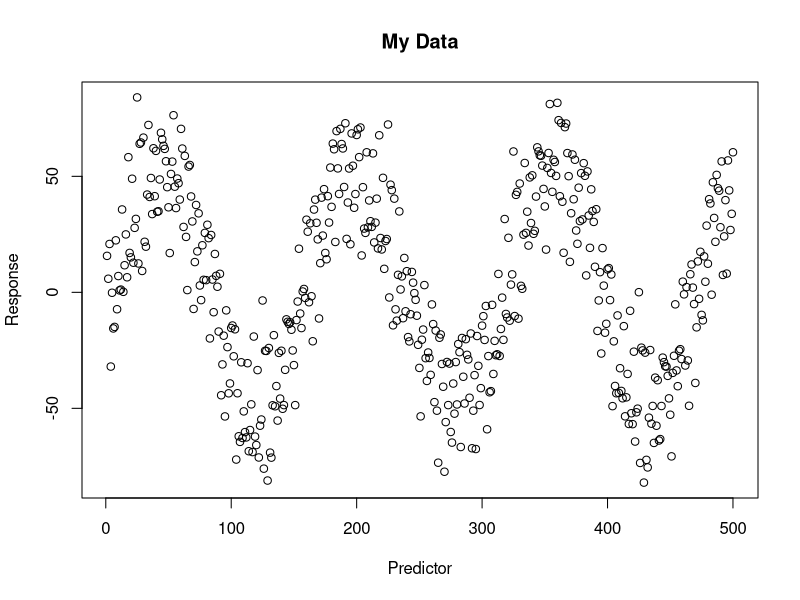
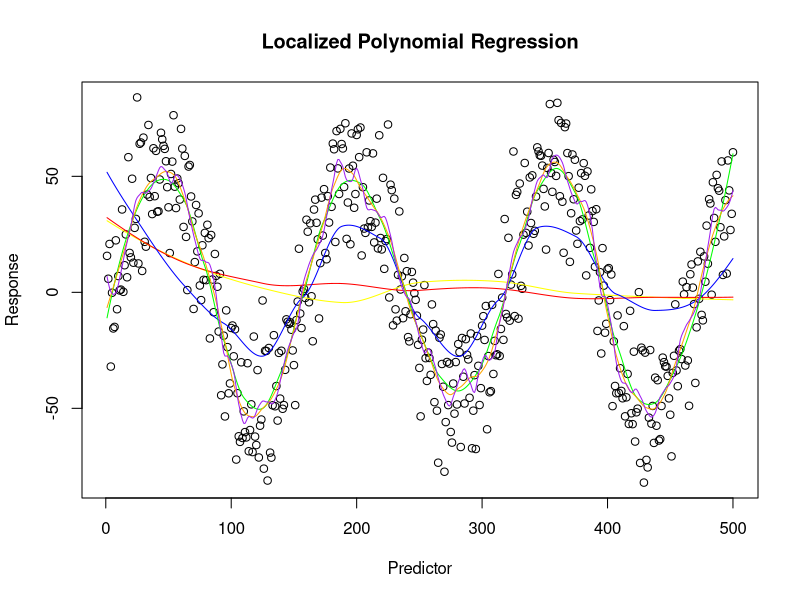
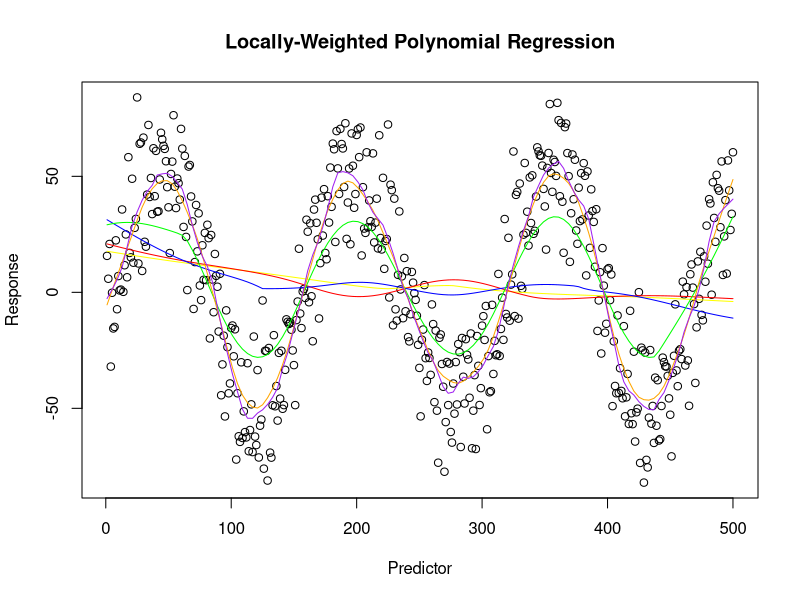
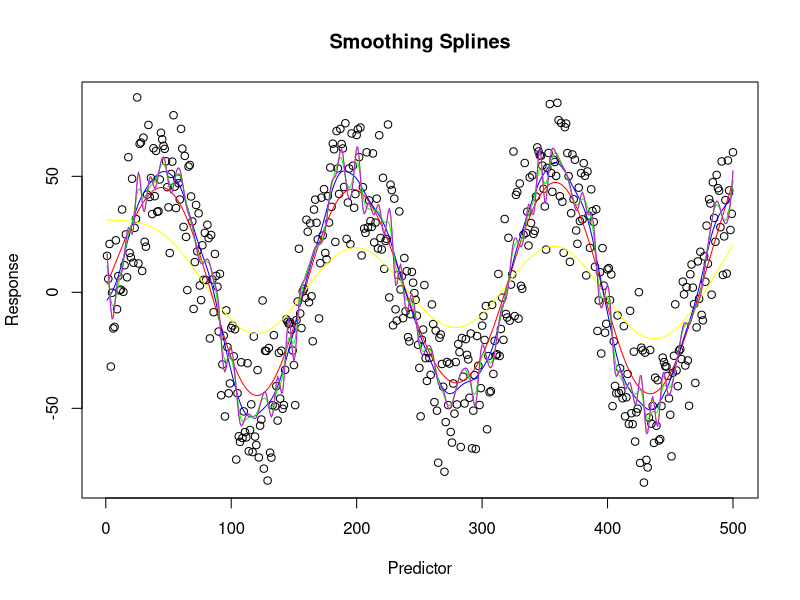
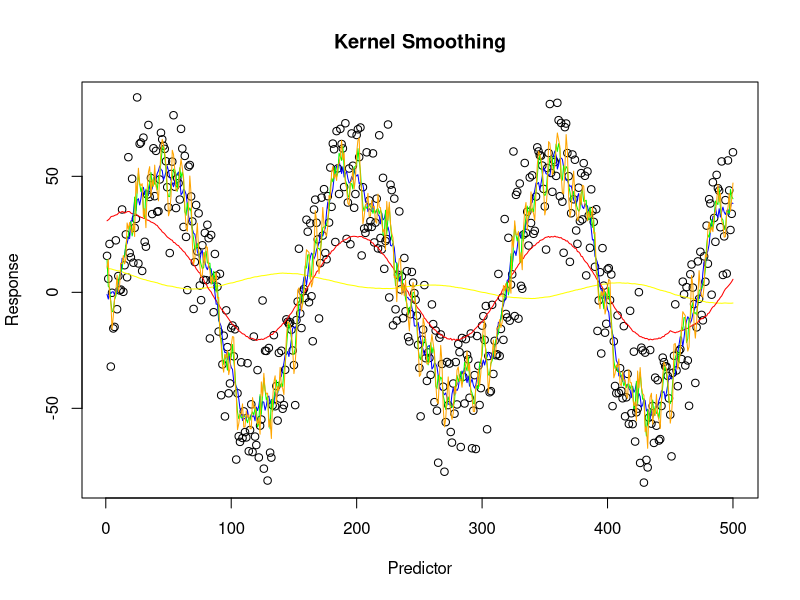
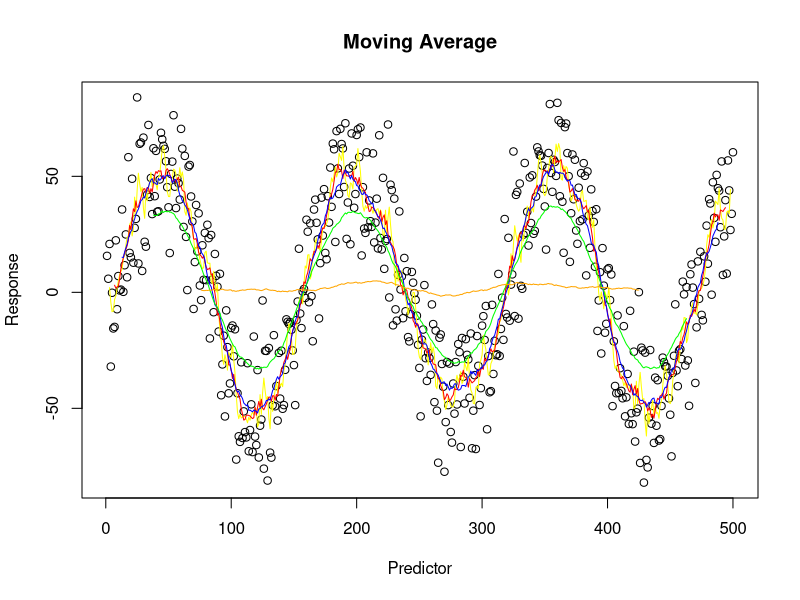

Recreate these plots in R, in order. (Note: this script raises an error after producing the figures.)

# Curve Smoothing
# By David Moore
# 8-5-2019

my_data <- data.frame(predictor = seq_len(500), response = (50 * sin(1:500 / 25 + 25) + rnorm(100, 5, 20)))
plot(my_data$response ~ my_data$predictor, main = "My Data", ylab = "Response", xlab = "Predictor")

########## Local Polynomial Regression ##########

# Since we are performing regression analysis and not calculating moving averages,
# equally-spaced observations are not a requirement.

# The 'span' argument is used to set the degree of smoothing. A higher 'span' value
# means a smoother curve. 'span' can be between 0 and 1.

?loess

span_0.9 <- loess(my_data$response ~ my_data$predictor, span = 0.9)
span_0.75 <- loess(my_data$response ~ my_data$predictor)
span_0.5 <- loess(my_data$response ~ my_data$predictor, span = 0.5)
span_0.25 <- loess(my_data$response ~ my_data$predictor, span = 0.25)
span_0.1 <- loess(my_data$response ~ my_data$predictor, span = 0.1)
span_0.05 <- loess(my_data$response ~ my_data$predictor, span = 0.05)
span_0.025 <- loess(my_data$response ~ my_data$predictor, span = 0.025)

# The default for this function is to use 2nd-degree polynomials, but you can
# specify otherwise using the 'degree = ' argument.

plot(my_data$response ~ my_data$predictor, main = "Localized Polynomial Regression", ylab = "Response", xlab = "Predictor")

lines(span_0.9$fitted ~ span_0.9$x, col = "yellow")
lines(span_0.75$fitted ~ span_0.75$x, col = "red")
lines(span_0.5$fitted ~ span_0.5$x, col = "blue")
lines(span_0.25$fitted ~ span_0.25$x, col = "green")
lines(span_0.1$fitted ~ span_0.1$x, col = "orange")
lines(span_0.05$fitted ~ span_0.05$x, col = "purple")

########## Locally-Weighted Polynomial Regression ##########

# Since we are performing regression analysis and not calculating moving averages,
# equally-spaced observations are not a requirement

span_0.9 <- lowess(my_data$response ~ my_data$predictor, f = 0.9)
span_0.67 <- lowess(my_data$response ~ my_data$predictor)
span_0.5 <- lowess(my_data$response ~ my_data$predictor, f = 0.5)
span_0.25 <- lowess(my_data$response ~ my_data$predictor, f = 0.25)
span_0.1 <- lowess(my_data$response ~ my_data$predictor, f = 0.1)
span_0.05 <- lowess(my_data$response ~ my_data$predictor, f = 0.05)

plot(my_data$response ~ my_data$predictor, main = "Locally-Weighted Polynomial Regression", ylab = "Response", xlab = "Predictor")

lines(span_0.9$y ~ span_0.9$x, col = "yellow")
lines(span_0.67$y ~ span_0.67$x, col = "red")
lines(span_0.5$y ~ span_0.5$x, col = "blue")
lines(span_0.25$y ~ span_0.25$x, col = "green")
lines(span_0.1$y ~ span_0.1$x, col = "orange")
lines(span_0.05$y ~ span_0.05$x, col = "purple")

########## Smoothing Splines ##########

# Since we are performing regression analysis and not calculating moving averages,
# equally-spaced observations are not a requirement.

# This function uses cubic curves to fit the data.

# This function works in such a way that the first and second derivatives ot the
# fitted curves are always defined. This could be important if you have to deal
# with derivatives or slopes of your fitted curves.

# The 'spar' argument can be between 0 and 1 and is the smoothing parameter.

spar_0.9 <- smooth.spline(my_data$response ~ my_data$predictor, spar = 0.9)
spar_0.75 <- smooth.spline(my_data$response ~ my_data$predictor, spar = 0.75)
spar_0.5 <- smooth.spline(my_data$response ~ my_data$predictor, spar = 0.5)
spar_0.25 <- smooth.spline(my_data$response ~ my_data$predictor, spar = 0.25)
spar_0.1 <- smooth.spline(my_data$response ~ my_data$predictor, spar = 0.1)
spar_0.05 <- smooth.spline(my_data$response ~ my_data$predictor, spar = 0.05)

plot(my_data$response ~ my_data$predictor, main = "Smoothing Splines", ylab = "Response", xlab = "Predictor")

lines(spar_0.9$y ~ spar_0.9$x, col = "yellow")
lines(spar_0.75$y ~ spar_0.75$x, col = "red")
lines(spar_0.5$y ~ spar_0.5$x, col = "blue")
lines(spar_0.25$y ~ spar_0.25$x, col = "green")
lines(spar_0.1$y ~ spar_0.1$x, col = "orange")
lines(spar_0.05$y ~ spar_0.05$x, col = "purple")

########## Kernel Smoothing ##########

# Kernel smoothing requires equally-spaced data points.

bandwidth_500 <- ksmooth(my_data$predictor, my_data$response, bandwidth = 500)
bandwidth_100 <- ksmooth(my_data$predictor, my_data$response, bandwidth = 100)
bandwidth_10 <- ksmooth(my_data$predictor, my_data$response, bandwidth = 10)
bandwidth_5 <- ksmooth(my_data$predictor, my_data$response, bandwidth = 5)
bandwidth_2 <- ksmooth(my_data$predictor, my_data$response, bandwidth = 2)

plot(my_data$response ~ my_data$predictor, main = "Kernel Smoothing", ylab = "Response", xlab = "Predictor")

lines(bandwidth_500$y ~ bandwidth_500$x, col = "yellow")
lines(bandwidth_100$y ~ bandwidth_100$x, col = "red")
lines(bandwidth_10$y ~ bandwidth_10$x, col = "blue")
lines(bandwidth_5$y ~ bandwidth_5$x, col = "green")
lines(bandwidth_2$y ~ bandwidth_2$x, col = "orange")

########## Simple Moving Average (MA) ##########

# R doesn't have a moving average function, but the 'filter' function
# can be used instead.

ma <- function(x, n = 5) {stats::filter(x, rep(1 / n, n), sides = 2)}

# See below for a quick tutorial on how the 'filter' function works.

?stats::filter
x <- 1:100
stats::filter(x, rep(1, 3))
stats::filter(x, rep(1, 3), sides = 1)
stats::filter(x, rep(1, 3), sides = 1, circular = TRUE)
data.frame(x = 1:25, y = stats::filter(1:25, rep(1 / 5, 5)))

window_5 <- ma(my_data$response, 5)
window_13 <- ma(my_data$response, 13)
window_25 <- ma(my_data$response, 25)
window_75 <- ma(my_data$response, 75)
window_151 <- ma(my_data$response, 151)

plot(my_data$response ~ my_data$predictor, main = "Moving Average", ylab = "Response", xlab = "Predictor")

lines(window_5 ~ my_data$predictor, col = "yellow")
lines(window_13 ~ my_data$predictor, col = "red")
lines(window_25 ~ my_data$predictor, col = "blue")
lines(window_75 ~ my_data$predictor, col = "green")
lines(window_151 ~ my_data$predictor, col = "orange")

# Notice that endpoints are missing, and notice that the larger your window is,
# the smoother the curve is. Endpoints are missing because moving average
# windows are centered on the value (we set this using the 'sides = 2' argument
# in the 'filter' function), and therefore the larger the window, the more
# missing endpoint values will be returned.

########## Auto_Regressive Integrated Moving Average (ARIMA) ##########

# ARIMA models can use moving averages, auto-regression slopes, and differences
# (if data are not stationary).

# ARIMA models require equally-spaced data.

# The 'auto.arima' function will calculate the optimal parameters for auto-regression,
# differencing, and moving averages (note that all three of these are not always used).

ARIMA_model_auto <- auto.arima(my_data$response)
summary(ARIMA_model_auto) # This algorithm found that a fifth-order auto-regressive model
# and a twelfth-order moving average model were optimal (note that this time series is
# stationary, and thus the optimal solution did not include differencing).

# You can also try out other models using the 'arima' function
ARIMA_model_6_0_5 <- arima(my_data$response, order = c(6L, 0L, 5L))
ARIMA_model_5_0_9 <- arima(my_data$response, order = c(5L, 0L, 9L))
my_data$response + ARIMA_model_6_0_5$residuals

plot(my_data$response ~ my_data$predictor, main = "Auto-Regressive Integrated Moving Average", ylab = "Response", xlab = "Predictor")

points(ARIMA_model_auto$fitted ~ my_data$predictor, col = "yellow")
points(my_data$response - ARIMA_model_6_0_5$residuals ~ my_data$predictor, col = "red")
points(my_data$response - ARIMA_model_5_0_9$residuals ~ my_data$predictor, col = "blue")

# See below for an ARIMA example with non-stationary data.

my_data$non_stationary <- my_data$response + my_data$predictor ^ 1.05
plot(non_stationary ~ predictor, data = my_data)

(ARIMA_non_stationary_model <- auto.arima(my_data$non_stationary)) # Since these
# data are not stationary, a differencing term was included in the optimal model
plot(diff(my_data$non_stationary))
plot(my_data$non_stationary)
points(ARIMA_non_stationary_model$fitted ~ my_data$predictor, col = "yellow")

########## An example of using curve fitting for real-world data problems ##########

# Download the data from GitHub and import it into R
Heat_Pulse_Velocity_Data <- read.csv("Heat Pulse Velocity Data.csv")
Heat_Pulse_Velocity_Data <- Heat_Pulse_Velocity_List$Sycamore_1
# I have sap flow data for which I need to re-set the baseline (i.e., zero flow)
# to zero. As of right now, zero-flow values do not occur at y = 0.

Heat_Pulse_Velocity_Data <- Heat_Pulse_Velocity_Data[is.finite(Heat_Pulse_Velocity_Data$Sensor_1_Outer_Thermocouple_Multiplexer_Port_1), ]
plot(Sensor_1_Outer_Thermocouple_Multiplexer_Port_1 ~ Record_Number, data = Heat_Pulse_Velocity_Data)
abline(h = 0, col = "red")

# First, I will subset the data so that only rows containing times of zero-flow are
# included.

library (lubridate)
Heat_Pulse_Velocity_Data$Zero_Flow <- hour(Heat_Pulse_Velocity_Data$Time) == 3
Zero_Flow_Data <- Heat_Pulse_Velocity_Data[which(Heat_Pulse_Velocity_Data$Zero_Flow == T), ]

# Here is a plot of only zero-flow values. They are close to, but not exactly centered on, y = 0.

plot(Sensor_1_Outer_Thermocouple_Multiplexer_Port_1 ~ Record_Number, data = Zero_Flow_Data)

# Since these data are not equally-spaced, let's use the 'loess' function to fit
# a smooth curve through them. Let's test out several models to see which one
# is the best fit for the data.

loess_model_1 <- loess(Zero_Flow_Data$Sensor_1_Outer_Thermocouple_Multiplexer_Port_1 ~ Zero_Flow_Data$Record_Number)
lines(loess_model_1$fitted ~ loess_model_1$x[, 1], col = "yellow")
loess_model_2 <- loess(Zero_Flow_Data$Sensor_1_Outer_Thermocouple_Multiplexer_Port_1 ~ Zero_Flow_Data$Record_Number, span = 0.5)
lines(loess_model_2$fitted ~ loess_model_2$x[, 1], col = "red")
loess_model_3 <- loess(Zero_Flow_Data$Sensor_1_Outer_Thermocouple_Multiplexer_Port_1 ~ Zero_Flow_Data$Record_Number, span = 0.25)
lines(loess_model_3$fitted ~ loess_model_3$x[, 1], col = "blue")
loess_model_4 <- loess(Zero_Flow_Data$Sensor_1_Outer_Thermocouple_Multiplexer_Port_1 ~ Zero_Flow_Data$Record_Number, span = 0.1)
lines(loess_model_4$fitted ~ loess_model_4$x[, 1], col = "green")

# Something between the blue (span = 0.25) and the green (span = 0.1) curve
# would probably be ideal. Let's try span = 0.2.

loess_model_5 <- loess(Zero_Flow_Data$Sensor_1_Outer_Thermocouple_Multiplexer_Port_1 ~ Zero_Flow_Data$Record_Number, span = 0.2)
lines(loess_model_5$fitted ~ loess_model_5$x[, 1], col = "orange")

# Now that we have the best model selected, we can generate predicted values for
# all sap flow data points and then subtract these predicted values from the
# actual values to reset the baseline (zero-flow) values to y = 0.

Heat_Pulse_Velocity_Data$Predicted_Zero_Flow <- predict(loess_model_5, Heat_Pulse_Velocity_Data$Record_Number)
Heat_Pulse_Velocity_Data$Corrected_Sensor_1_Outer_Thermocouple_Multiplexer_Port_1 <- Heat_Pulse_Velocity_Data$Sensor_1_Outer_Thermocouple_Multiplexer_Port_1 - Heat_Pulse_Velocity_Data$Predicted_Zero_Flow
with(Heat_Pulse_Velocity_Data, plot(Corrected_Sensor_1_Outer_Thermocouple_Multiplexer_Port_1 ~ Record_Number))
abline(h = 0, col = "red")
